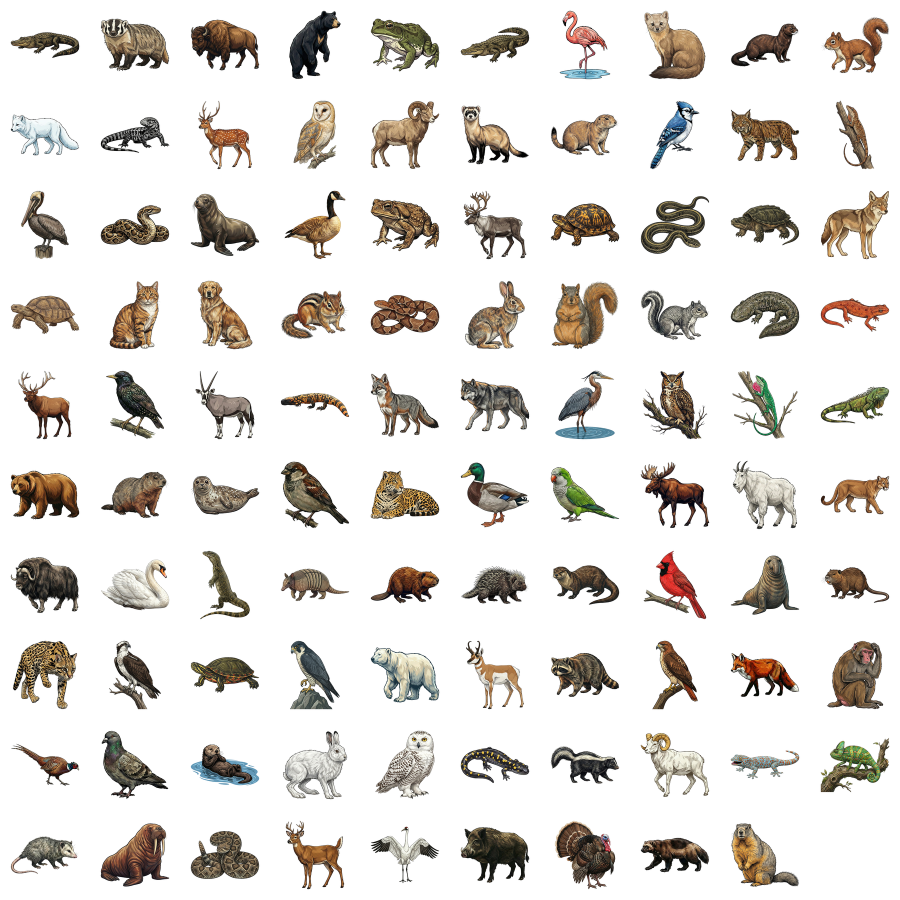
#> input picture art-pipeline/archive/logs/dataset_contact_sheet.png, 1800 x 1800 px (shown at 1/2 size); its folder holds only this picture in this run
$ python -i style_audit.py   (imports and definitions only)
#> lines starting #> are read from the running program, lines starting #| are printed output that depends on the picture
"""Measure objective style properties of every master illustration.

Each metric is computed on the subject only (alpha > 128), at 512px:

  outline_dark     how much darker the silhouette edge is than the interior
                   (0 = no outline, 0.3+ = strong dark contour)
  outline_black    fraction of edge pixels that are near-black (ink-black
                   outline vs tinted/dark-brown outline)
  saturation       mean color saturation of non-dark pixels (muted -> vivid)
  value_range      contrast: 95th - 5th percentile brightness
  ink_fraction     fraction of interior pixels that are near-black
  detail           mean local gradient - how busy the texture is
                   (flat graphic fills = low, every-hair rendering = high)
  flat_fraction    fraction of interior with almost no local change (flat
                   color areas / cel-style fills)
  gloss            fraction of bright, colorless highlight pixels
                   (shiny specular highlights; inflated on white animals)
  warmth           mean red minus blue (warm earth vs cool palette)

Writes art-pipeline/style_metrics.csv. Usage: python art-pipeline/style_audit.py
"""

import csv
from pathlib import Path

import numpy as np
from PIL import Image, ImageFilter

ROOT = Path(__file__).parent
MASTERS = ROOT / "masters"


def metrics(p: Path) -> dict:
#> called with p = '../logs/dataset_contact_sheet.png'
    im = Image.open(p).convert("RGBA")
    im.thumbnail((512, 512), Image.LANCZOS)
#> im: PIL image 512x512 RGBA
    a = np.asarray(im).astype(np.float32) / 255.0
    rgb, alpha = a[..., :3], a[..., 3]
#> alpha: shape (512, 512) float32; every value is 1
    mask = alpha > 0.5
#> mask: shape (512, 512) bool; every value is 1

    m_img = Image.fromarray((mask * 255).astype(np.uint8))
#> m_img: PIL image 512x512 L; every value is 255
    eroded = np.asarray(m_img.filter(ImageFilter.MinFilter(7))) > 127
    edge = mask & ~eroded
#> edge: shape (512, 512) bool; every value is 0
    interior = np.asarray(m_img.filter(ImageFilter.MinFilter(15))) > 127

    v = rgb.max(-1)
    mn = rgb.min(-1)
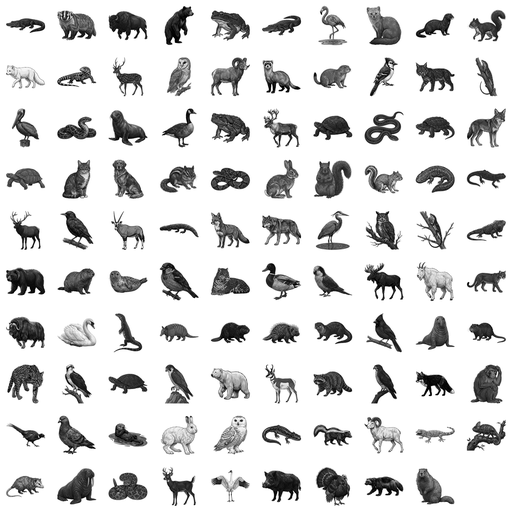
#> mn: shape (512, 512) float32; min 0, max 1, mean 0.853
    s = np.where(v > 1e-6, (v - mn) / np.maximum(v, 1e-6), 0)
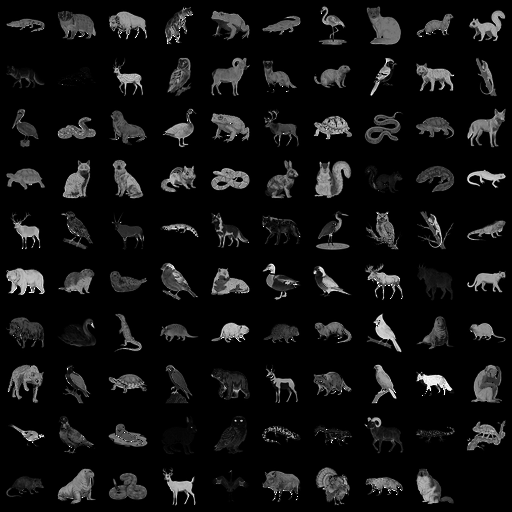
#> s: shape (512, 512) float32; min 0, max 1, mean 0.0676
    lum = rgb @ np.array([0.299, 0.587, 0.114], dtype=np.float32)
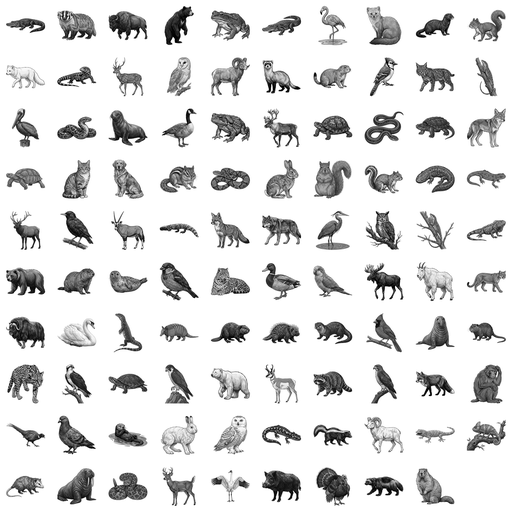
#> lum: shape (512, 512) float32; min 0, max 1, mean 0.872

    gy, gx = np.gradient(lum)
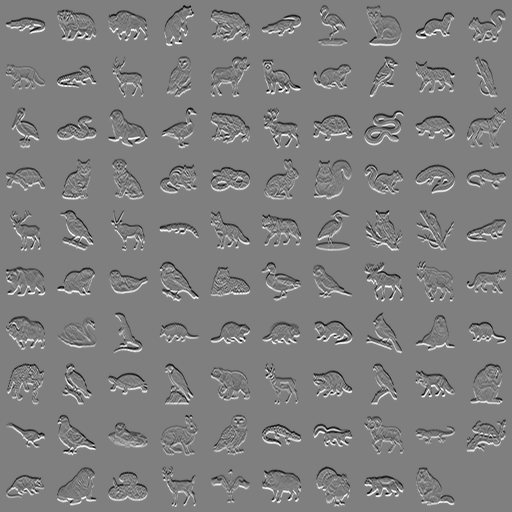
#> gy: shape (512, 512) float32; min -0.5, max 0.5, mean -1.46e-10; drawn with min black and max white
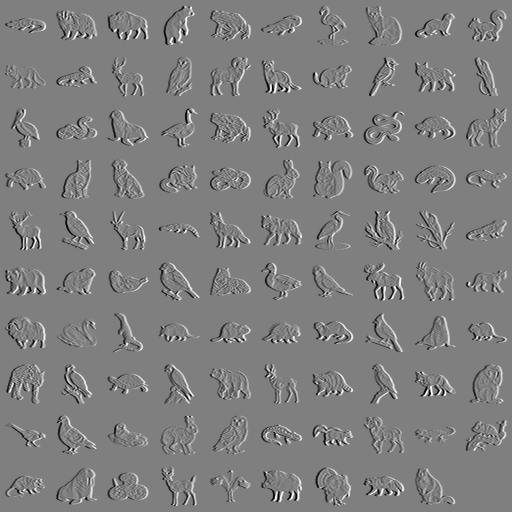
#> gx: shape (512, 512) float32; min -0.5, max 0.5, mean -5.07e-12; drawn with min black and max white
    grad = np.hypot(gx, gy)
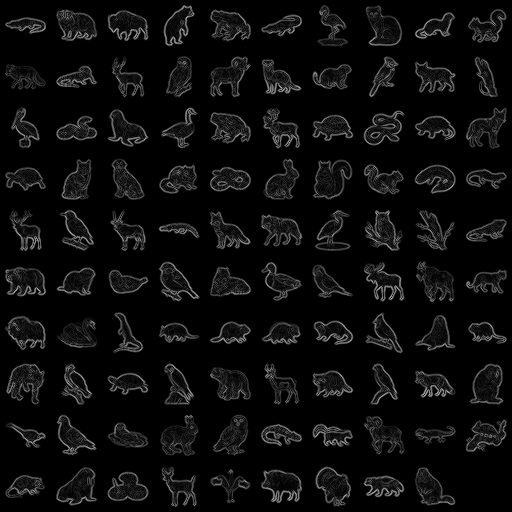
#> grad: shape (512, 512) float32; min 0, max 0.707, mean 0.0493

    inner = interior if interior.sum() > 50 else mask
    bright_sat = (v > 0.18) & inner
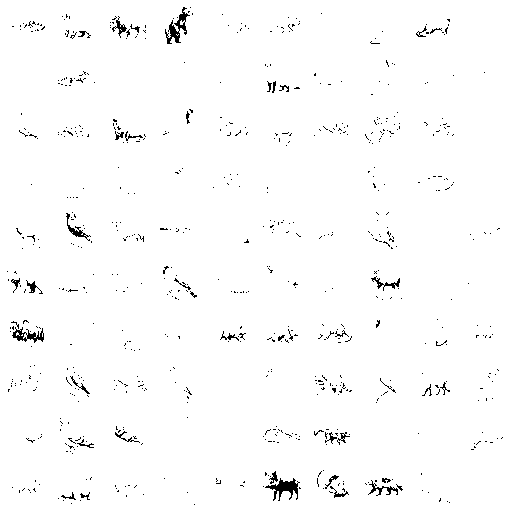
#> bright_sat: shape (512, 512) bool; 98.4% white; black in thin lines or dots
    return {
        "outline_dark": float(lum[inner].mean() - lum[edge].mean()) if edge.any() else 0.0,
        "outline_black": float((lum[edge] < 0.15).mean()) if edge.any() else 0.0,
        "saturation": float(s[bright_sat].mean()) if bright_sat.any() else 0.0,
        "value_range": float(np.percentile(lum[mask], 95) - np.percentile(lum[mask], 5)),
        "ink_fraction": float((lum[inner] < 0.12).mean()),
        "detail": float(grad[inner].mean()),
        "flat_fraction": float((grad[inner] < 0.012).mean()),
        "gloss": float(((v > 0.93) & (s < 0.12) & inner).sum() / max(inner.sum(), 1)),
        "warmth": float((rgb[..., 0] - rgb[..., 2])[mask].mean()),
    }


def main() -> None:
    rows = []
    for p in sorted(MASTERS.glob("*.png")):
        r = {"slug": p.stem, **{k: round(val, 4) for k, val in metrics(p).items()}}
        rows.append(r)
    # tercile labels per metric across all 100, for readable low/mid/high
    keys = [k for k in rows[0] if k != "slug"]
    for k in keys:
        lo, hi = np.percentile([r[k] for r in rows], [33.3, 66.7])
        for r in rows:
            r[f"{k}_band"] = "low" if r[k] <= lo else ("high" if r[k] >= hi else "mid")
    out = ROOT / "style_metrics.csv"
    with out.open("w", newline="") as f:
        w = csv.DictWriter(f, fieldnames=list(rows[0]))
        w.writeheader()
        w.writerows(rows)
    print(f"{len(rows)} masters measured -> {out}")


# [2 lines not run here, left out]

>>> result = metrics('../logs/dataset_contact_sheet.png')
#> result = 9 items
